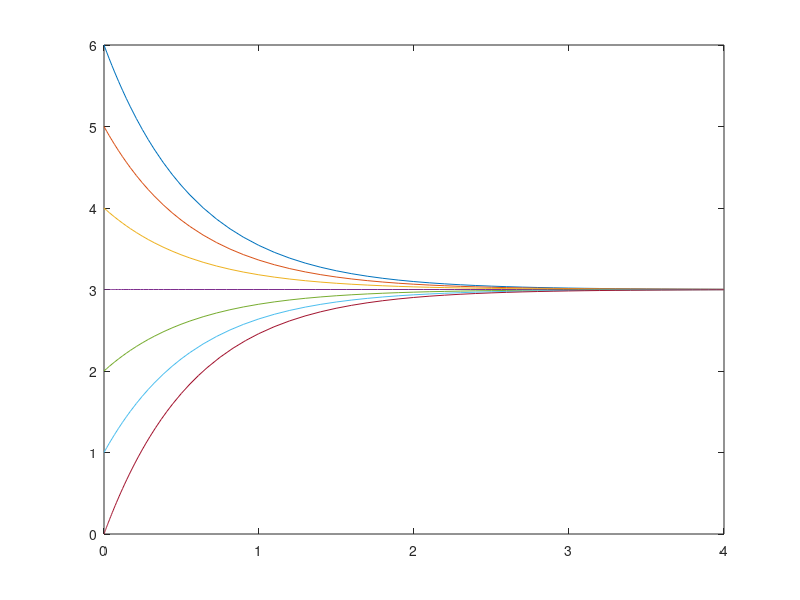

Reproduce this figure in MATLAB.
% ========================================================================= 
% 2.6 Case Study: Lake Burley Griffin
% =========================================================================
function c_cm_lake_pt1
 global F V cin             % set global variables
 
 N = 100; 
 cin = 3;
 V = 28;
 F = 4*12;
%  c0 = 10;
 tend = 4;
 
 t = linspace(0, 1, N);
 
 for i = 6:-1:0
    c0 = i; 
    [tsol, ysol] = ode45( @derhs, [0, tend], c0 );
    plot(tsol, ysol); hold on;
 end

end

% =========================================================================
% Define RHS of ODE
% =========================================================================
function ydot = derhs(t, c)
 global F V cin             % set global variables
 ydot = F/V * (cin - c);
end
